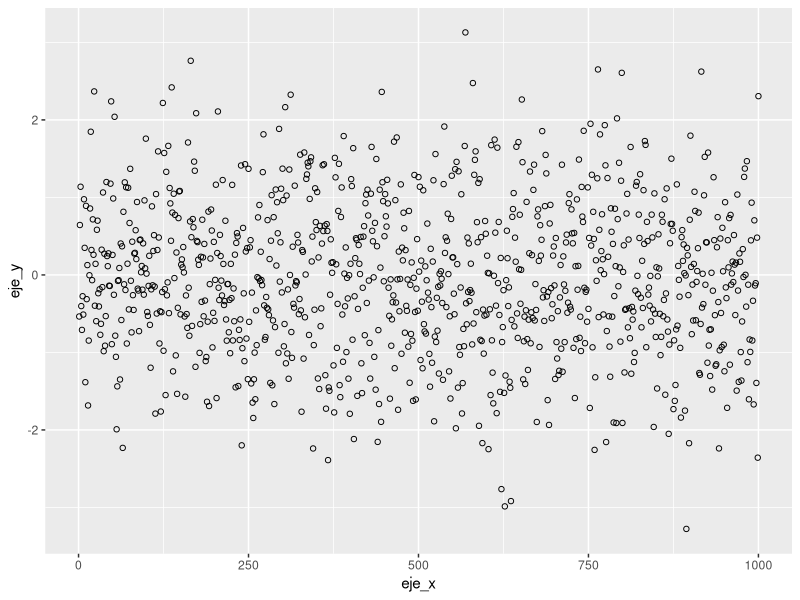
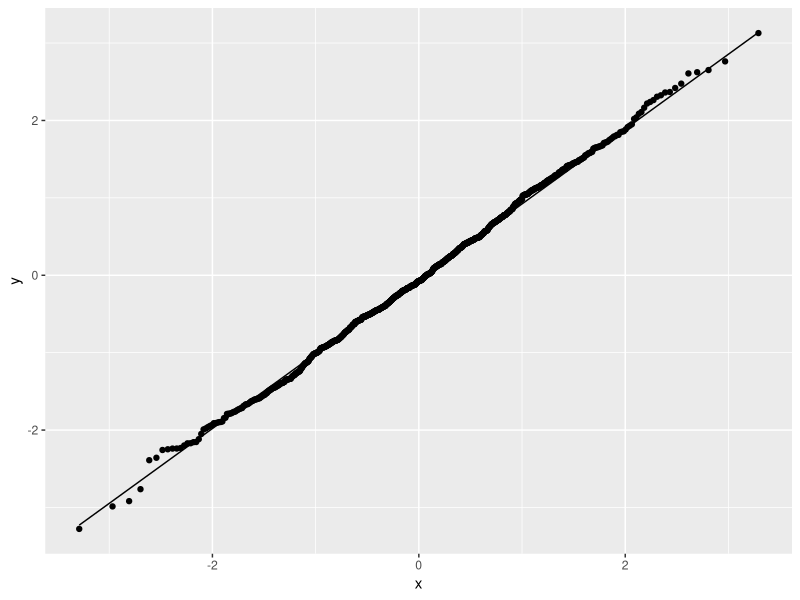
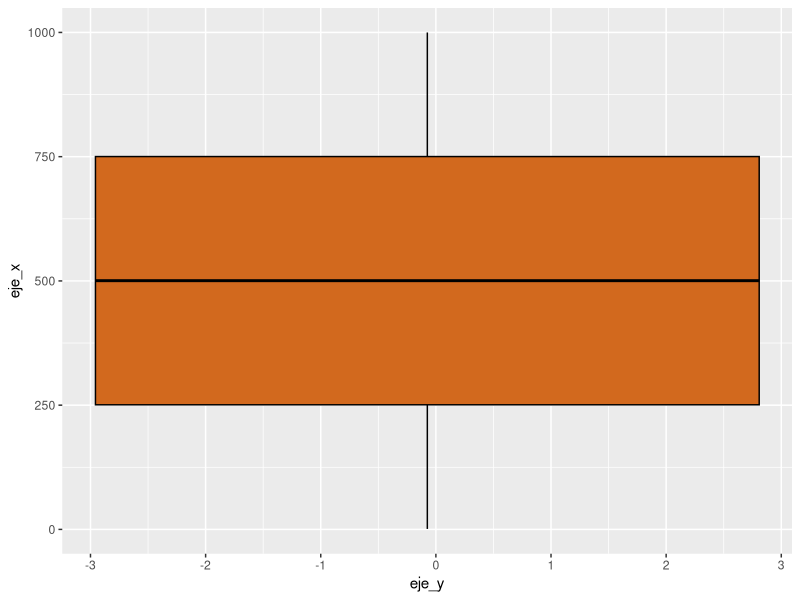
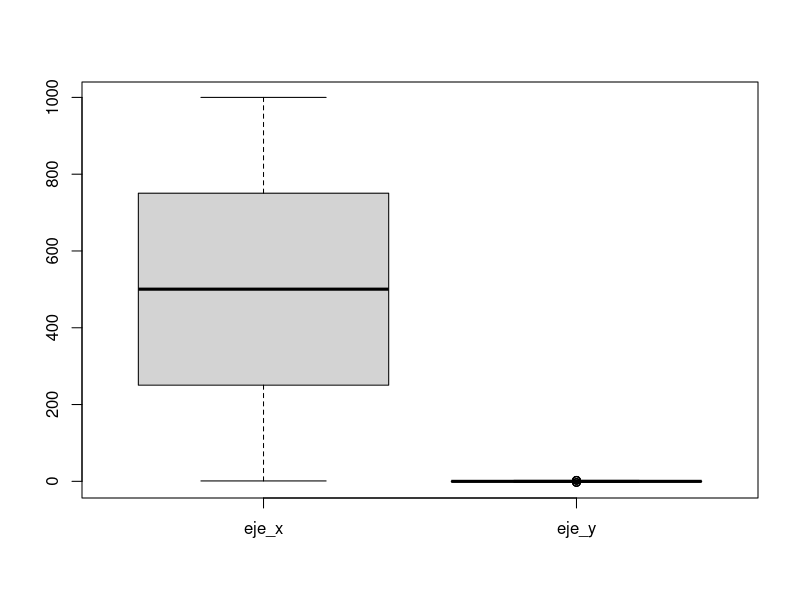
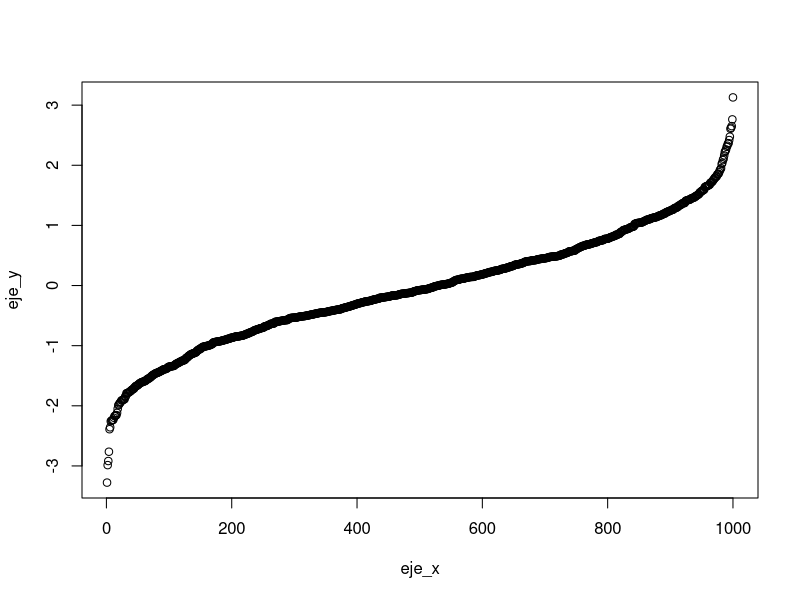
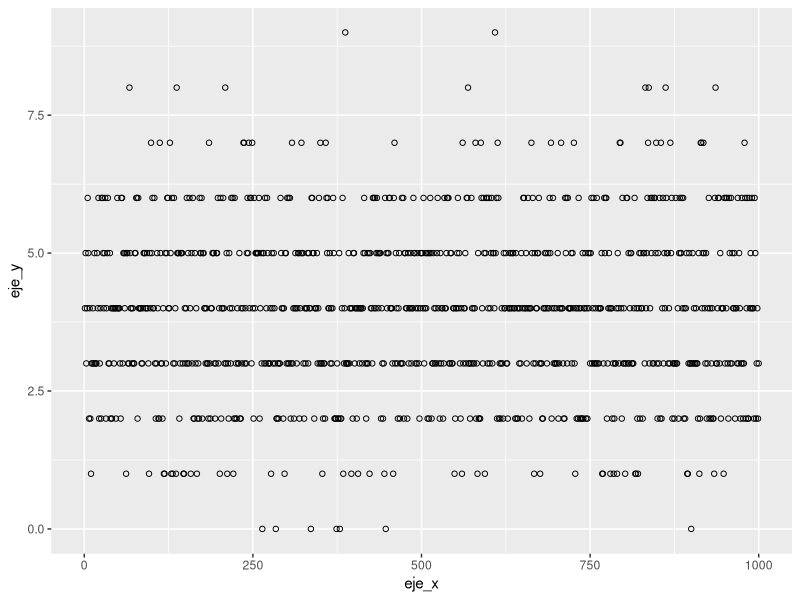
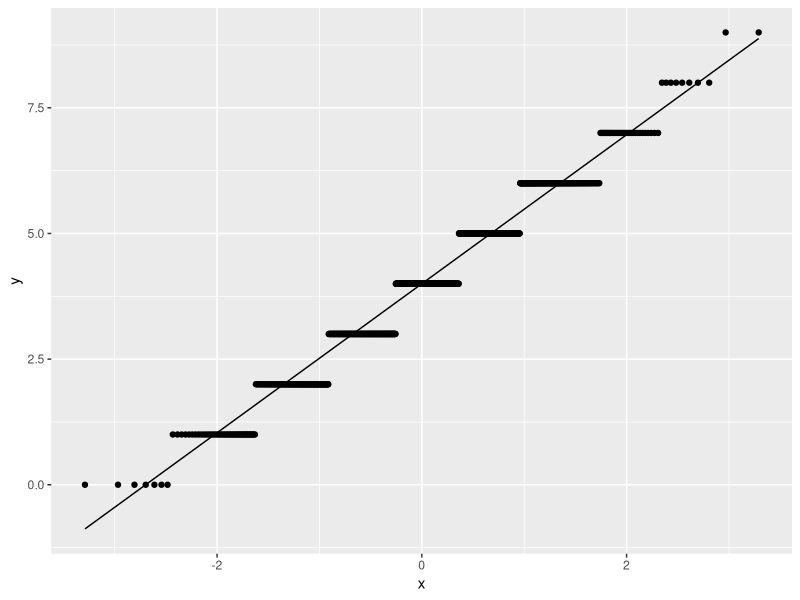
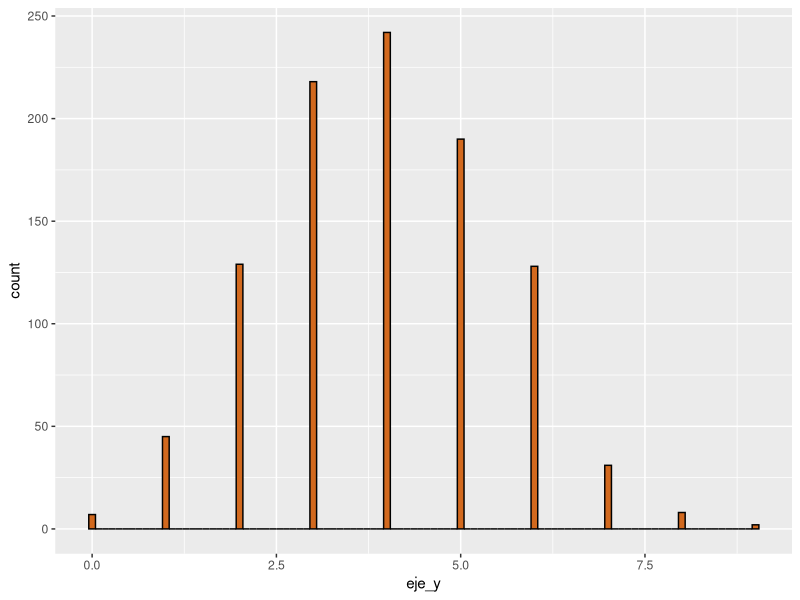

Recreate these plots in R, in order.
library(ggplot2)

eje_y <- rnorm(1000)
eje_x <- seq(1,1000)
data <- as.data.frame(cbind(eje_x,eje_y))

ggplot(data,aes(x=eje_x,y=eje_y))+geom_point(fill="green",col="black",pch=1)
ggplot(data,aes(sample=eje_y))+stat_qq()+stat_qq_line()
ggplot(data,aes(x=eje_y,y=eje_x))+geom_boxplot(bins = 100,fill="chocolate",col="black")
boxplot(data)
qqplot(eje_x,eje_y,plot=T)


       
eje_y <- rbinom(1000,10,0.4)
eje_x <- seq(1,1000)
data <- as.data.frame(cbind(eje_x,eje_y))
ggplot(data,aes(x=eje_x,y=eje_y))+geom_point(fill="green",col="black",pch=1)
ggplot(data,aes(sample=eje_y))+stat_qq()+stat_qq_line()
ggplot(data,aes(x=eje_y))+geom_histogram(bins = 100,fill="chocolate",col="black")
boxplot(data)


eje_y <- rchisq(1000,50)
eje_x <- seq(1,1000)
data <- as.data.frame(cbind(eje_x,eje_y))
ggplot(data,aes(x=eje_x,y=eje_y))+geom_point(fill="green",col="black",pch=1)
ggplot(data,aes(x=eje_y))+geom_histogram(bins = 100,fill="chocolate",col="black")
       
boxplot(data$eje_y~data$eje_x)
       
   
eje_y <- rf(1000,90,40)
eje_x <- seq(1,1000)
data <- as.data.frame(cbind(eje_x,eje_y))
ggplot(data,aes(x=eje_x,y=eje_y))+geom_point(fill="green",col="black",pch=1)
ggplot(data,aes(x=eje_y))+geom_histogram(bins = 100,fill="chocolate",col="black")
          
boxplot(data$eje_y)
              
              
eje_y <- rgamma(1000,0,7)
eje_x <- seq(1,1000)
data <- as.data.frame(cbind(eje_x,eje_y))

ggplot(data,aes(x=eje_x,y=eje_y))+geom_point(fill="green",col="black",pch=1)
ggplot(data,aes(x=eje_y))+geom_histogram(bins = 100,fill="chocolate",col="black")
boxplot(data$eje_y)

